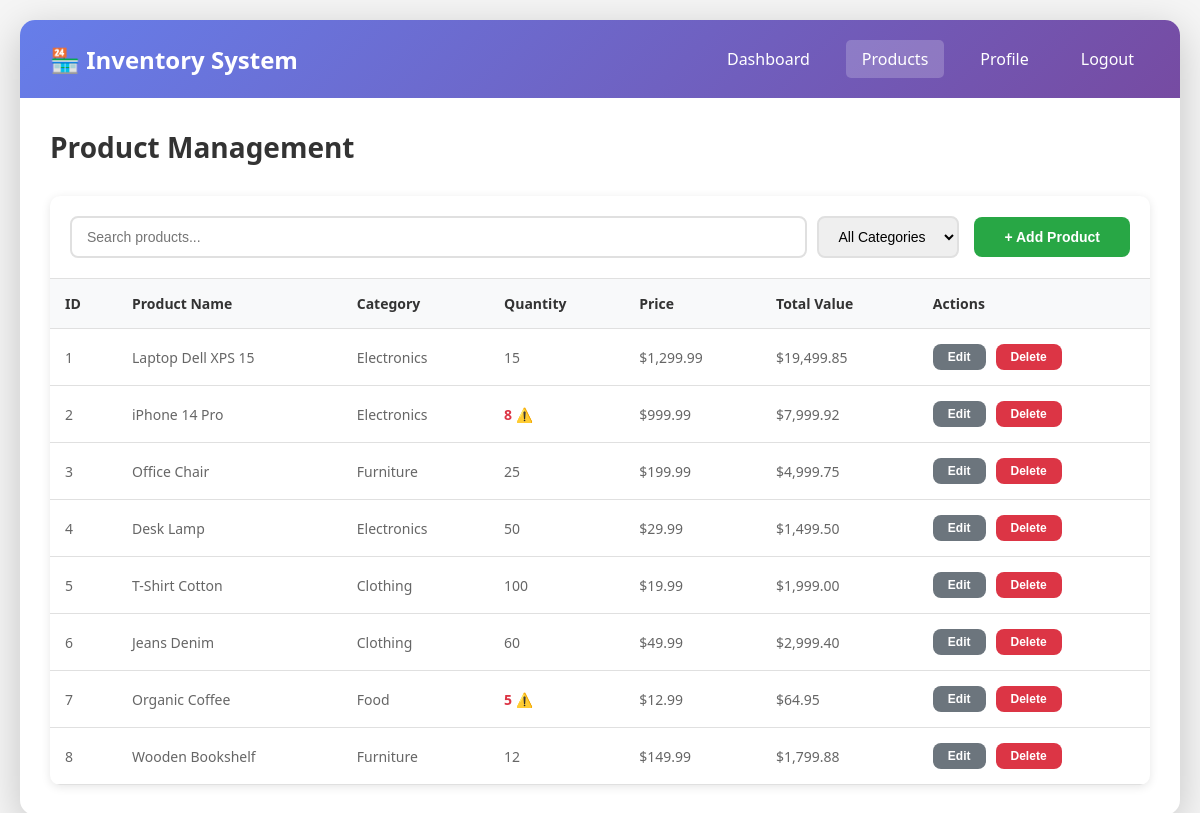
The page /products.php (signed in) on the database its author committed.
### tables this page shows
CREATE TABLE IF NOT EXISTS products (
    id INT AUTO_INCREMENT PRIMARY KEY,
    user_id INT NOT NULL,
    product_name VARCHAR(100) NOT NULL,
    category VARCHAR(50) NOT NULL,
    quantity INT NOT NULL DEFAULT 0,
    price DECIMAL(10,2) NOT NULL DEFAULT 0.00,
    description TEXT,
    created_at TIMESTAMP DEFAULT CURRENT_TIMESTAMP,
    updated_at TIMESTAMP DEFAULT CURRENT_TIMESTAMP ON UPDATE CURRENT_TIMESTAMP,
    FOREIGN KEY (user_id) REFERENCES users(id) ON DELETE CASCADE
);

### functions.php (called while the page is built, shortened)
<?php
require_once 'config.php';
function getAllProducts($user_id, $search = '', $category_filter = '') {
    global $conn;
    $query = "SELECT * FROM products WHERE user_id = ?";
    $params = [$user_id];
    $types = "i";
    $query .= " ORDER BY created_at DESC";
    $stmt = mysqli_prepare($conn, $query);
    mysqli_stmt_bind_param($stmt, $types, ...$params);
    mysqli_stmt_execute($stmt);
    $result = mysqli_stmt_get_result($stmt);
    $products = [];
    while ($row = mysqli_fetch_assoc($result)) {
        $products[] = $row;
    }
    return $products;
}
function sanitizeOutput($data) {
    return htmlspecialchars($data, ENT_QUOTES, 'UTF-8');
}
?>

### products.php (the view, shortened to what this page needs)
<?php
require_once 'functions.php';
$user_id = $_SESSION['user_id'];
$search = $_GET['search'] ?? '';
$category_filter = $_GET['category'] ?? '';
$products = getAllProducts($user_id, $search, $category_filter);
?>
<!DOCTYPE html>
<html lang="en">
<head>
    <link rel="stylesheet" href="styles.css">
</head>
<body style="display: block; background: #f5f5f5;">
    <div class="container">
        <div class="dashboard-container">
            <nav class="navbar">
                <div class="navbar-brand">🏪 Inventory System</div>
                <div class="navbar-menu">
                    <a href="dashboard.php">Dashboard</a>
                    <a href="products.php" class="active">Products</a>
                    <a href="profile.php">Profile</a>
                    <a href="logout.php">Logout</a>
                </div>
            </nav>
            <div class="dashboard-content">
                <h1 class="page-title">Product Management</h1>
                <div class="table-container">
                    <div class="table-header">
                        <div class="search-filter">
                            <input type="text" id="searchInput" placeholder="Search products..." value="<?php echo sanitizeOutput($search); ?>">
                            <select id="categoryFilter">
                                <option value="">All Categories</option>
                            </select>
                        </div>
                        <button class="btn btn-success" onclick="openAddModal()">+ Add Product</button>
                    </div>
                    <?php if (count($products) > 0): ?>
                    <table>
                        <thead>
                            <tr>
                                <th>ID</th>
                                <th>Product Name</th>
                                <th>Category</th>
                                <th>Quantity</th>
                                <th>Price</th>
                                <th>Total Value</th>
                                <th>Actions</th>
                            </tr>
                        </thead>
                        <tbody>
                            <?php foreach ($products as $product): ?>
                                <tr>
                                    <td><?php echo $product['id']; ?></td>
                                    <td><?php echo sanitizeOutput($product['product_name']); ?></td>
                                    <td><?php echo sanitizeOutput($product['category']); ?></td>
                                    <td class="<?php echo $product['quantity'] < 10 ? 'low-stock' : ''; ?>">
                                        <?php echo $product['quantity']; ?>
                                        <?php if ($product['quantity'] < 10): ?>
                                            ⚠️
                                        <?php endif; ?>
                                    </td>
                                    <td>$<?php echo number_format($product['price'], 2); ?></td>
                                    <td>$<?php echo number_format($product['quantity'] * $product['price'], 2); ?></td>
                                    <td>
                                        <div class="actions">
                                            <button class="btn btn-secondary btn-sm" onclick='editProduct(<?php echo json_encode($product); ?>)'>Edit</button>
                                            <button class="btn btn-danger btn-sm" onclick="deleteProduct(<?php echo $product['id']; ?>, '<?php echo sanitizeOutput($product['product_name']); ?>')">Delete</button>
                                        </div>
                                    </td>
                                </tr>
                            <?php endforeach; ?>
                        </tbody>
                    </table>
                    <?php endif; ?>
                </div>
            </div>
        </div>
    </div>
</body>
</html>

### styles.css (style rules this page uses)
* { margin: 0; padding: 0; box-sizing: border-box; }
body { font-family: 'Segoe UI', Tahoma, Geneva, Verdana, sans-serif; background: linear-gradient(135deg, #667eea 0%, #764ba2 100%); min-height: 100vh; display: flex; justify-content: center; align-items: center; padding: 20px; }
.container { width: 100%; max-width: 1200px; margin: 0 auto; }
.btn { padding: 12px 30px; border: none; border-radius: 8px; font-size: 14px; font-weight: 600; cursor: pointer; transition: all 0.3s ease; text-decoration: none; display: inline-block; text-align: center; }
.btn-secondary { background: #6c757d; color: white; }
.btn-success { background: #28a745; color: white; }
.btn-danger { background: #dc3545; color: white; }
.btn-sm { padding: 6px 15px; font-size: 12px; }
.dashboard-container { background: white; border-radius: 15px; box-shadow: 0 10px 40px rgba(0, 0, 0, 0.2); overflow: hidden; min-height: 90vh; }
.navbar { background: linear-gradient(135deg, #667eea 0%, #764ba2 100%); color: white; padding: 20px 30px; display: flex; justify-content: space-between; align-items: center; flex-wrap: wrap; }
.navbar-brand { font-size: 24px; font-weight: bold; }
.navbar-menu { display: flex; gap: 20px; flex-wrap: wrap; }
.navbar-menu a { color: white; text-decoration: none; padding: 8px 16px; border-radius: 5px; transition: background 0.3s; }
.navbar-menu a:hover, .navbar-menu a.active { background: rgba(255, 255, 255, 0.2); }
.dashboard-content { padding: 30px; }
.page-title { font-size: 28px; color: #333; margin-bottom: 30px; }
.table-container { background: white; border-radius: 10px; box-shadow: 0 2px 10px rgba(0, 0, 0, 0.1); overflow: hidden; }
.table-header { padding: 20px; border-bottom: 1px solid #e0e0e0; display: flex; justify-content: space-between; align-items: center; flex-wrap: wrap; gap: 15px; }
.search-filter { display: flex; gap: 10px; flex-wrap: wrap; flex: 1; }
.search-filter input, .search-filter select { padding: 10px 15px; border: 2px solid #e0e0e0; border-radius: 8px; font-size: 14px; }
.search-filter input { flex: 1; min-width: 200px; }
table { width: 100%; border-collapse: collapse; }
thead { background: #f8f9fa; }
th, td { padding: 15px; text-align: left; border-bottom: 1px solid #e0e0e0; }
th { font-weight: 600; color: #333; font-size: 14px; }
td { font-size: 14px; color: #666; }
.low-stock { color: #dc3545; font-weight: 600; }
.actions { display: flex; gap: 10px; }

### rows shown on the page
products: id "1", product_name "Laptop Dell XPS 15", category "Electronics", quantity "15", price "1,299.99", $product['quantity'] * $product['price'] "19,499.85"
products: id "2", product_name "iPhone 14 Pro", category "Electronics", quantity "8", price "999.99", $product['quantity'] * $product['price'] "7,999.92"
products: id "3", product_name "Office Chair", category "Furniture", quantity "25", price "199.99", $product['quantity'] * $product['price'] "4,999.75"
products: id "4", product_name "Desk Lamp", category "Electronics", quantity "50", price "29.99", $product['quantity'] * $product['price'] "1,499.50"
products: id "5", product_name "T-Shirt Cotton", category "Clothing", quantity "100", price "19.99", $product['quantity'] * $product['price'] "1,999.00"
products: id "6", product_name "Jeans Denim", category "Clothing", quantity "60", price "49.99", $product['quantity'] * $product['price'] "2,999.40"
products: id "7", product_name "Organic Coffee", category "Food", quantity "5", price "12.99", $product['quantity'] * $product['price'] "64.95"
products: id "8", product_name "Wooden Bookshelf", category "Furniture", quantity "12", price "149.99", $product['quantity'] * $product['price'] "1,799.88"
